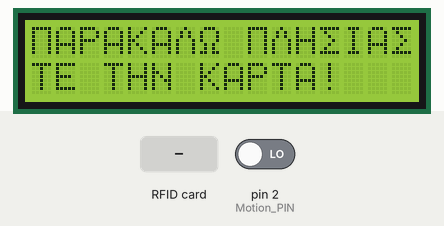
The sketch below on a simulated Arduino Uno, built with avr-gcc and run on an emulated ATmega328P. Parts: 16×2 character LCD. Inputs (shaded band) come from the test bench; at power-on: pin 2 (Motion_PIN) LOW. What the sketch prints to the serial monitor is not drawn.

Above: at 1.8 s.
At 10.6 s:
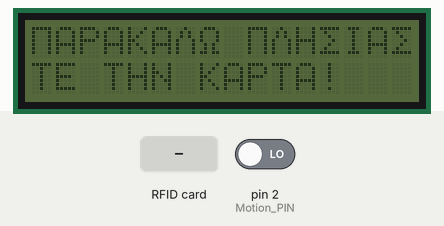
10.7 s: RFID card 04 D1 49 82 75 63 80 held to the reader
At 11.6 s:
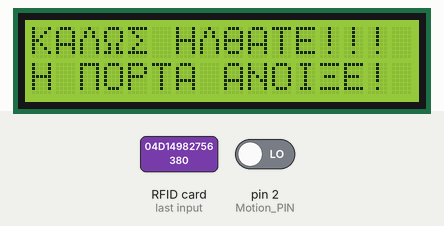
12.8 s: pin 2 (Motion_PIN) driven HIGH
15.8 s: RFID card 5E 7A 19 C4 held to the reader
At 17.7 s:
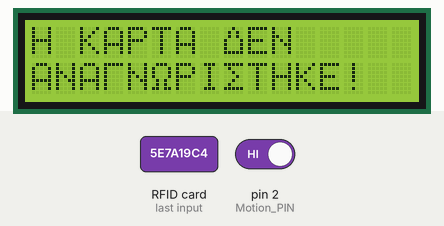
18.1 s: RFID card 04 3F 46 1A 1F 5C 80 held to the reader
At 20.0 s:
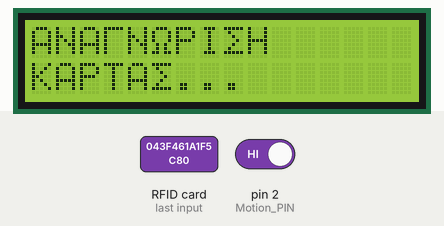
Timing chart, 0 to 21.5 s (numbered marks = the images above; inputs shaded):
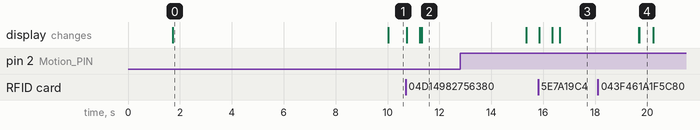

The sketch:

rfid-readonly.ino
```cpp
/*
 *
 * All the resources for this project: https://www.hackster.io/Aritro
 * Modified Theodore Meimarakis
 *
 *
 */

#include <SPI.h>
#include <MFRC522.h>
#include <LiquidCrystal_I2C.h>
#include <stdio.h>
#include <Wire.h>


#define SS_PIN 10
#define RST_PIN 9

#define Relay_PIN 8
#define Motion_PIN 2

// Greek characters for the I2C display

byte Gama[8] = {
                  B11111,
                  B10000,
                  B10000,
                  B10000,
                  B10000,
                  B10000,
                  B10000,
                  B00000,
};

byte Delta[8] = {
                 B00100,
                 B01010,
                 B01010,
                 B10001,
                 B10001,
                 B10001,
                 B11111,
};

byte Thita[8] = {
                  B01110,
                  B10001,
                  B10001,
                  B11111,
                  B10001,
                  B10001,
                  B01110,
                  B00000,
};

byte Lamda[8] = {
                 B00100,
                 B01010,
                 B01010,
                 B10001,
                 B10001,
                 B10001,
                 B10001,
};

byte Ksi[8] = {
                 B11111,
                 B00000,
                 B00000,
                 B01110,
                 B00000,
                 B00000,
                 B11111,
};

byte Pi[8] = {
                 B11111,
                 B10001,
                 B10001,
                 B10001,
                 B10001,
                 B10001,
                 B10001,
};

byte Sigma[8] = {
                 B11111,
                 B01000,
                 B00100,
                 B00010,
                 B00100,
                 B01000,
                 B11111,
};

byte Fi[8] = {
                 B00100,
                 B01110,
                 B10101,
                 B10101,
                 B10101,
                 B01110,
                 B00100,
};

byte Psi[8] = {
                 B10001,
                 B10101,
                 B10101,
                 B10101,
                 B01110,
                 B00100,
                 B00100,
};

byte Omega[8] = {
                 B01110,
                 B10001,
                 B10001,
                 B10001,
                 B01010,
                 B01010,
                 B11011,
};

char *acceptedCards[] = {"04 3F 46 1A 1F 5C 80",
"05 86 FF 17 AA 00 00",
"04 D1 49 82 75 63 80",
"04 D1 54 82 75 63 80",
"04 4C 46 1A 1F 5C 80",
"04 3F 46 1A 1F 5C 80",
"05 8E EB C8 D3 40 00",
"05 8A B4 54 6B 01 00",
"05 8C AA 97 32 21 00",
"A7 FC 8C F4",
"07 F7 1A F4",
"D4 BA 55 2E",
"77 3E 60 F4",
"84 0A 59 2E",
"91 C2 E5 2B"
};


MFRC522 mfrc522(SS_PIN, RST_PIN);   // Create MFRC522 instance.

LiquidCrystal_I2C lcd (0x27, 16, 2);

bool grandAccess = false;


int i = 0;
int k = 0;
int rip_Val = 0;
int rip_State = LOW;
long previousMillis = 0;
unsigned long currentMillis = 0;

void convert2Greek(char *phrase, int x, int y) {

lcd.setCursor(x,y);
for (int i=0;phrase[i]!= '\0';i++) {

 // Serial.println(phrase[i]);
          switch (phrase[i])
            {
              case 'G':

                   lcd.write(byte(0));
                    break;
              case 'D':

                   lcd.write(byte(1));
                    break;
              case 'U':

                   lcd.write(byte(2));
                    break;
              case 'L':

                   lcd.write(byte(3));
                    break;
              case 'J':

                   lcd.write(byte(4));
                    break;
              case 'P':

                   lcd.write(byte(5));
                    break;
              case 'S':

                   lcd.write(byte(6));
                    break;
              case 'V':

                   lcd.write(byte(7));
                    break;
              case 'R':

                   lcd.print("P");
                    break;

               default:
                lcd.print(phrase[i]);
                break;

           }
           //  delay(150);
             if (x++ == 15) { lcd.setCursor(0,1); } // lcd.scrollDisplayLeft(); }
        }

  }

void setup()
{
   Serial.begin(9600);   // Initiate a serial communication
   SPI.begin();      // Initiate  SPI bus
   mfrc522.PCD_Init();   // Initiate MFRC522

   pinMode(Motion_PIN, INPUT);

   lcd.begin();
   lcd.backlight();
   convert2Greek("EKKINHSH        SYSTHMATOS...!",0,0);
   lcd.createChar(0, Gama); // Create 8 Greek characters EXCEPT Φ,Ψ
   lcd.createChar(1, Delta);
   lcd.createChar(2, Thita);
   lcd.createChar(3, Lamda);
   lcd.createChar(4, Ksi);
   lcd.createChar(5, Pi);
   lcd.createChar(6, Sigma);
   lcd.createChar(7, Omega);
   delay(1500);
   lcd.clear();
   convert2Greek("PARAKALV PLHSIASTE THN KARTA!",0,0);
   delay(1000);
  // lcd.noBacklight();
}

void loop()
{
  //Light up screen in case of motion
  rip_Val = digitalRead(Motion_PIN);
 currentMillis = millis();

   if (rip_Val == HIGH) {
       previousMillis= millis();
       lcd.backlight();
       Serial.println(currentMillis);
    }
    else { // no motion detected

      if(currentMillis - previousMillis > 10000) {
        lcd.noBacklight();
        previousMillis = currentMillis;
        }
    }


  // Look for new cards
  if ( ! mfrc522.PICC_IsNewCardPresent())
  {
    return;
  }
  // Select one of the cards
  if ( ! mfrc522.PICC_ReadCardSerial())
  {
    return;
  }

  //Show UID on serial monitor
  bool grandAccess = false;
  lcd.clear();
  lcd.backlight();
  convert2Greek("ANAGNVRISH      KARTAS...",0,0);
  delay(500);
  lcd.clear();
  Serial.print("UID tag :");
  String content= "";
  byte letter;
  for (byte i = 0; i < mfrc522.uid.size; i++)
  {
     Serial.print(mfrc522.uid.uidByte[i] < 0x10 ? " 0" : " ");
     Serial.print(mfrc522.uid.uidByte[i], HEX);
     content.concat(String(mfrc522.uid.uidByte[i] < 0x10 ? " 0" : " "));
     content.concat(String(mfrc522.uid.uidByte[i], HEX));
  }
  Serial.println();
  Serial.print("Message : ");
  content.toUpperCase();
  for (int i = 0; i < sizeof(acceptedCards)/sizeof(acceptedCards[0]); i++) {

       Serial.println(acceptedCards[i]);
       if (content.substring(1) == acceptedCards[i]) //change here the UID of the card/cards that you want to give access
            {
              grandAccess = true;
              break;
            }
  }
       if (grandAccess) {

              lcd.clear();
              convert2Greek("KALVS HLUATE!!!",0,0);
              convert2Greek("H PORTA ANOIJE!",0,1);
              Serial.println("Authorized access");
              Serial.println();
              delay(4000);
              lcd.clear();


            }
           else   {
              lcd.clear();
              convert2Greek("H KARTA DEN     ANAGNVRISTHKE!",0,0);
              Serial.println(" Access denied");
              delay(3000);
              lcd.clear();
               }

      convert2Greek("PARAKALV PLHSIASTE THN KARTA!",0,0);

}
```

Measured:
- after the input at 10.7 s, the display: first changes at once (image 2 shows a later state)
- after the input at 15.8 s, the display: first changes after 0.05 s (image 3 shows a later state)
- after the input at 18.1 s, the display: first differs from a run without the input after 1.6 s (image 4)
- what the display in image 0 shows lasts 8.3 s, from 1.7 s to 10.0 s
- what the display in image 4 shows lasts 0.5 s, from 19.7 s to 20.2 s
